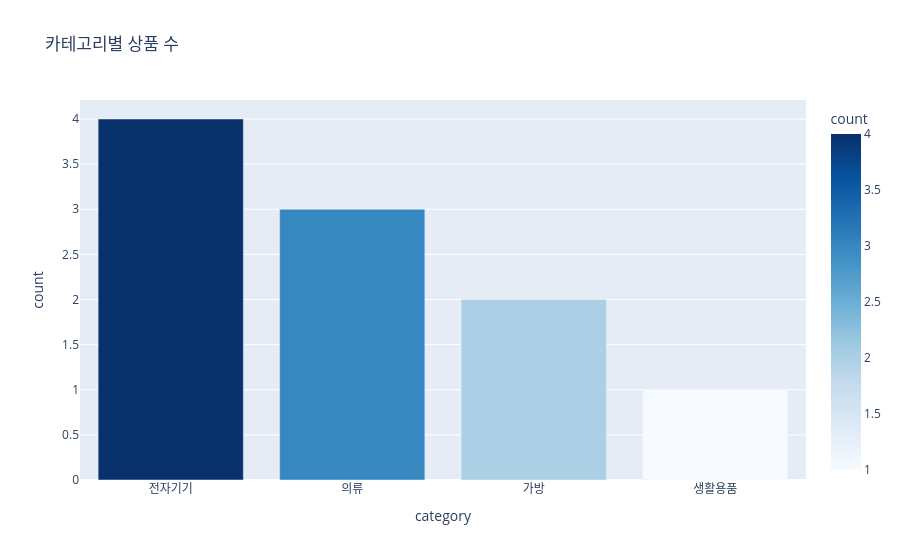

The notebook cell saved with this chart:
### Markdown cell above
# 막대그래프

비교, 순위 표시

### Code cell
import plotly.express as px
import pandas as pd
# 샘플데이터
df = pd.DataFrame({
    'category' : ['전자기기','의류','가방','생활용품'],
    'count' : [4,3,2,1]
})

# 막대 그래프
fig = px.bar(df, x='category', y='count',
       title = '카테고리별 상품 수',
       color = 'count',  # 색상(값에따라),
       color_continuous_scale='Blues'  # 색상 그라데이션    
)
fig.show()

### Figure 1 — Plotly figure (JSON) as saved in the notebook; plotly's stock layout.template omitted (floating-point values rounded to 4 significant figures)
{"data": [{"hovertemplate": "category=%{x}<br>count=%{marker.color}<extra></extra>", "legendgroup": "", "marker": {"color": [4, 3, 2, 1], "coloraxis": "coloraxis", "pattern": {"shape": ""}}, "name": "", "orientation": "v", "showlegend": false, "textposition": "auto", "type": "bar", "x": ["전자기기", "의류", "가방", "생활용품"], "xaxis": "x", "y": [4, 3, 2, 1], "yaxis": "y"}], "layout": {"barmode": "relative", "coloraxis": {"colorbar": {"title": {"text": "count"}}, "colorscale": [[0, "rgb(247,251,255)"], [0.125, "rgb(222,235,247)"], [0.25, "rgb(198,219,239)"], [0.375, "rgb(158,202,225)"], [0.5, "rgb(107,174,214)"], [0.625, "rgb(66,146,198)"], [0.75, "rgb(33,113,181)"], [0.875, "rgb(8,81,156)"], [1, "rgb(8,48,107)"]]}, "legend": {"tracegroupgap": 0}, "title": {"text": "카테고리별 상품 수"}, "xaxis": {"anchor": "y", "domain": [0, 1], "title": {"text": "category"}}, "yaxis": {"anchor": "x", "domain": [0, 1], "title": {"text": "count"}}}}
